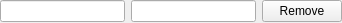
<?xml version="1.0" encoding="UTF-8"?>
<ui version="4.0">
 <class>PoseJointItem</class>
 <widget class="QWidget" name="PoseJointItem">
  <property name="geometry">
   <rect>
    <x>0</x>
    <y>0</y>
    <width>342</width>
    <height>23</height>
   </rect>
  </property>
  <property name="windowTitle">
   <string>Form</string>
  </property>
  <layout class="QHBoxLayout" name="horizontalLayout">
   <property name="leftMargin">
    <number>0</number>
   </property>
   <property name="topMargin">
    <number>0</number>
   </property>
   <property name="rightMargin">
    <number>0</number>
   </property>
   <property name="bottomMargin">
    <number>0</number>
   </property>
   <item>
    <widget class="QLineEdit" name="leJointName"/>
   </item>
   <item>
    <widget class="QLineEdit" name="leJointPos"/>
   </item>
   <item>
    <widget class="QPushButton" name="btnRemoveJoint">
     <property name="sizePolicy">
      <sizepolicy hsizetype="Preferred" vsizetype="Fixed">
       <horstretch>0</horstretch>
       <verstretch>0</verstretch>
      </sizepolicy>
     </property>
     <property name="text">
      <string>Remove</string>
     </property>
    </widget>
   </item>
  </layout>
 </widget>
 <resources/>
 <connections>
  <connection>
   <sender>leJointName</sender>
   <signal>editingFinished()</signal>
   <receiver>PoseJointItem</receiver>
   <slot>onNameEdited()</slot>
   <hints>
    <hint type="sourcelabel">
     <x>36</x>
     <y>6</y>
    </hint>
    <hint type="destinationlabel">
     <x>45</x>
     <y>128</y>
    </hint>
   </hints>
  </connection>
  <connection>
   <sender>leJointPos</sender>
   <signal>editingFinished()</signal>
   <receiver>PoseJointItem</receiver>
   <slot>onPositionEdited()</slot>
   <hints>
    <hint type="sourcelabel">
     <x>219</x>
     <y>14</y>
    </hint>
    <hint type="destinationlabel">
     <x>213</x>
     <y>73</y>
    </hint>
   </hints>
  </connection>
  <connection>
   <sender>btnRemoveJoint</sender>
   <signal>clicked()</signal>
   <receiver>PoseJointItem</receiver>
   <slot>onRemoveJoint()</slot>
   <hints>
    <hint type="sourcelabel">
     <x>311</x>
     <y>17</y>
    </hint>
    <hint type="destinationlabel">
     <x>302</x>
     <y>86</y>
    </hint>
   </hints>
  </connection>
 </connections>
 <slots>
  <slot>onNameEdited()</slot>
  <slot>onPositionEdited()</slot>
  <slot>onRemoveJoint()</slot>
 </slots>
</ui>
